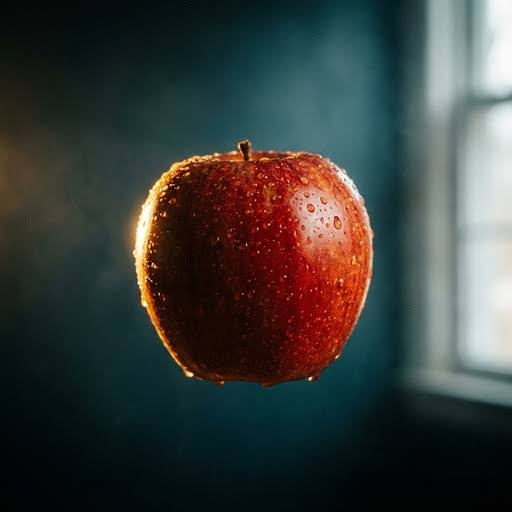
#> input picture images.jpg, 512 x 512 px
$ jupyter execute thresholding.ipynb
#> lines starting #> are read from the running program, lines starting #| are printed output that depends on the picture; after the words box and inside, x2 and y2 are one past the last pixel; in counts of white or black regions, pixels touching at a corner belong together
[cell 1]
import cv2
import numpy as np
import matplotlib.pyplot as plt

[cell 2]
#load orginal image
org_image=cv2.imread("images.jpg",0)
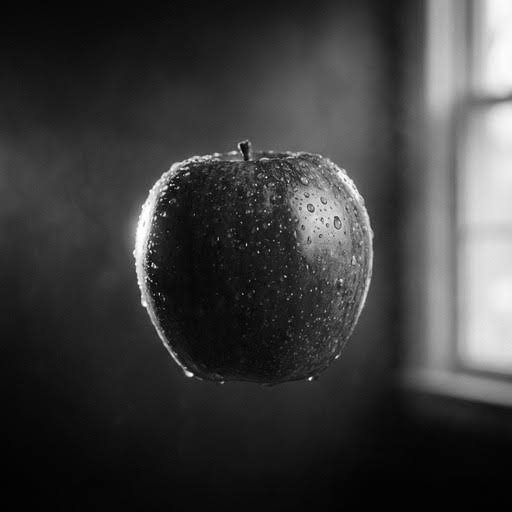
#> org_image: shape (512, 512); min 0, max 255, mean 60

[cell 3]
#noise removal
removed_noise=cv2.medianBlur(org_image,5)

[cell 4]
plt.figure(figsize=[8,8])
plt.imshow(org_image,cmap="gray");plt.title("Orginal")

[cell 5]
_,output1=cv2.threshold(org_image,127,255,cv2.THRESH_BINARY)
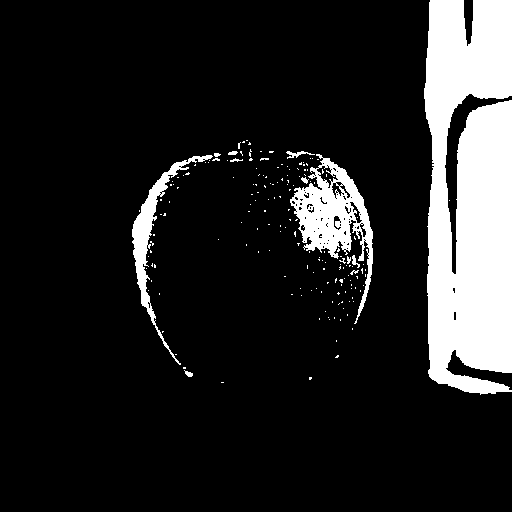
#> output1: shape (512, 512); 14.2% white; 180 white regions (168 under 20 px), largest, box (x1, y1, x2, y2) and area: (424, 0, 512, 395) 29492, (290, 154, 373, 324) 4657, (132, 155, 213, 365) 2146
plt.figure(figsize=[8,8])
plt.imshow(output1,cmap="gray");plt.title("Global Thresholding (v = 127)")

[cell 6]
output2=cv2.adaptiveThreshold(org_image,255,cv2.ADAPTIVE_THRESH_MEAN_C,cv2.THRESH_BINARY,11,2)
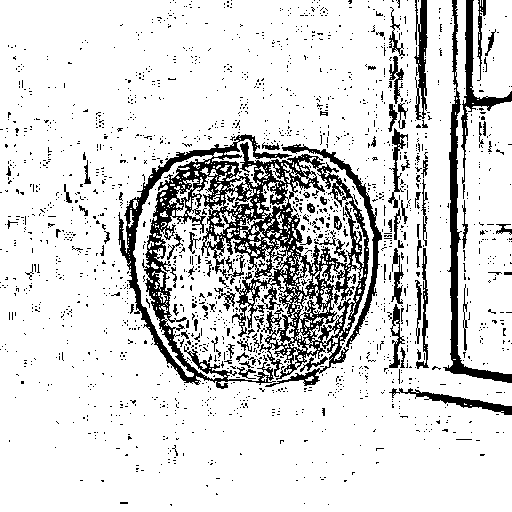
#> output2: shape (512, 512); 85% white; 1863 black regions (1764 under 20 px), largest, box (x1, y1, x2, y2) and area: (118, 134, 369, 389) 20162, (443, 0, 512, 383) 2798, (282, 144, 382, 348) 1495
plt.figure(figsize=[8,8])
plt.imshow(output2,cmap="gray");plt.title("Adaptive Mean Thresholding")

[cell 7]
output3=cv2.adaptiveThreshold(org_image,255,cv2.ADAPTIVE_THRESH_GAUSSIAN_C,cv2.THRESH_BINARY,11,2)
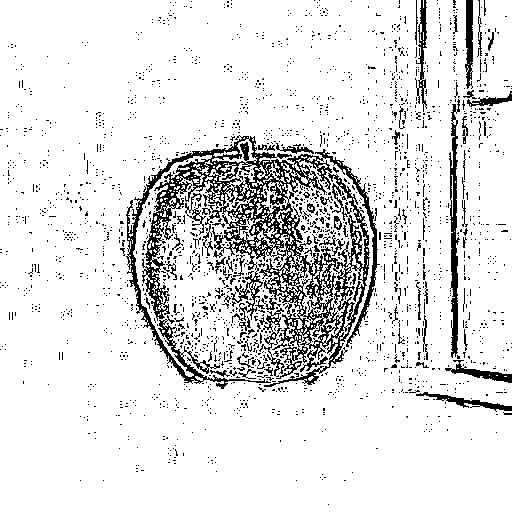
#> output3: shape (512, 512); 88.3% white; black in thin lines or dots
plt.figure(figsize=[8,8])
plt.imshow(output3,cmap="gray");plt.title("Adaptive Gaussian Thresholding")

[cell 8]
_,output4 = cv2.threshold(removed_noise,127,255,cv2.THRESH_BINARY)
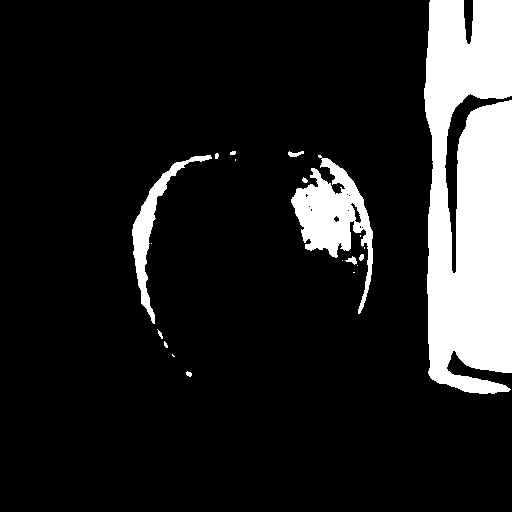
#> output4: shape (512, 512); 14% white; 20 white regions (9 under 20 px), largest, box (x1, y1, x2, y2) and area: (424, 0, 512, 394) 29524, (291, 155, 373, 314) 4839, (132, 155, 212, 324) 2042
plt.figure(figsize=[8,8])
plt.imshow(output4,cmap="gray");plt.title("Adaptive Gaussian Thresholding")

[cell 9]
output5 = cv2.adaptiveThreshold(removed_noise,255,cv2.ADAPTIVE_THRESH_MEAN_C, cv2.THRESH_BINARY,11,2)
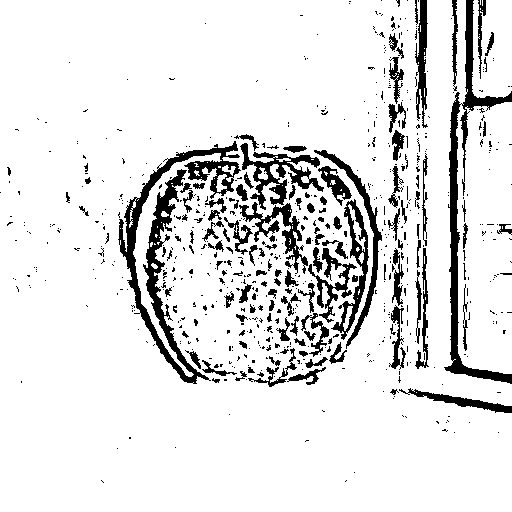
#> output5: shape (512, 512); 88.5% white; 687 black regions (555 under 20 px), largest, box (x1, y1, x2, y2) and area: (118, 141, 241, 384) 5651, (444, 0, 512, 384) 3891, (240, 143, 324, 210) 1746
plt.figure(figsize=[8,8])
plt.imshow(output5,cmap="gray");plt.title("Adaptive Gaussian Thresholding")

[cell 10]
output6 = cv2.adaptiveThreshold(removed_noise,255,cv2.ADAPTIVE_THRESH_GAUSSIAN_C, cv2.THRESH_BINARY,11,2)
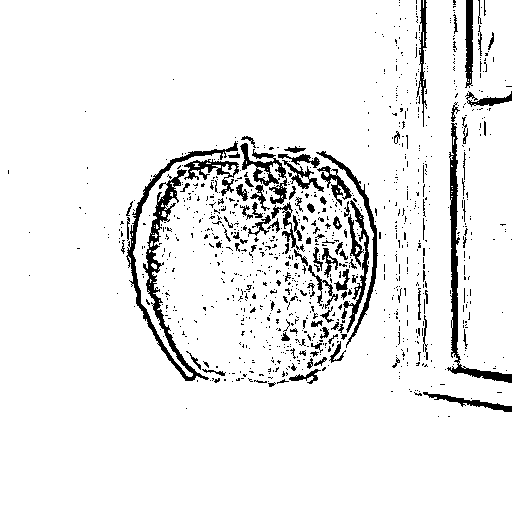
#> output6: shape (512, 512); 92.6% white; 994 black regions (888 under 20 px), largest, box (x1, y1, x2, y2) and area: (126, 141, 238, 381) 3244, (447, 123, 512, 383) 1877, (316, 151, 378, 348) 936
plt.figure(figsize=[8,8])
plt.imshow(output6,cmap="gray");plt.title("Adaptive Gaussian Thresholding")

[cell 11]
plt.figure(figsize=[15,15])
plt.subplot(331);plt.imshow(org_image, cmap='gray');plt.title("Original");
plt.subplot(332);plt.imshow(removed_noise, cmap='gray');plt.title("Noise removed");

plt.subplot(334);plt.imshow(output1, cmap='gray');plt.title("Global Thresholding (v = 127)");
plt.subplot(335);plt.imshow(output2, cmap='gray');plt.title("Adaptive Mean Thresholding");
plt.subplot(336);plt.imshow(output3, cmap='gray');plt.title("Adaptive Gaussian Thresholding");

plt.subplot(337);plt.imshow(output4, cmap='gray');plt.title("Global Thresholding + noise removal");
plt.subplot(338);plt.imshow(output5, cmap='gray');plt.title("Adaptive Mean + noise removal");
plt.subplot(339);plt.imshow(output6, cmap='gray');plt.title("Adaptive Gaussian + noise removal");
